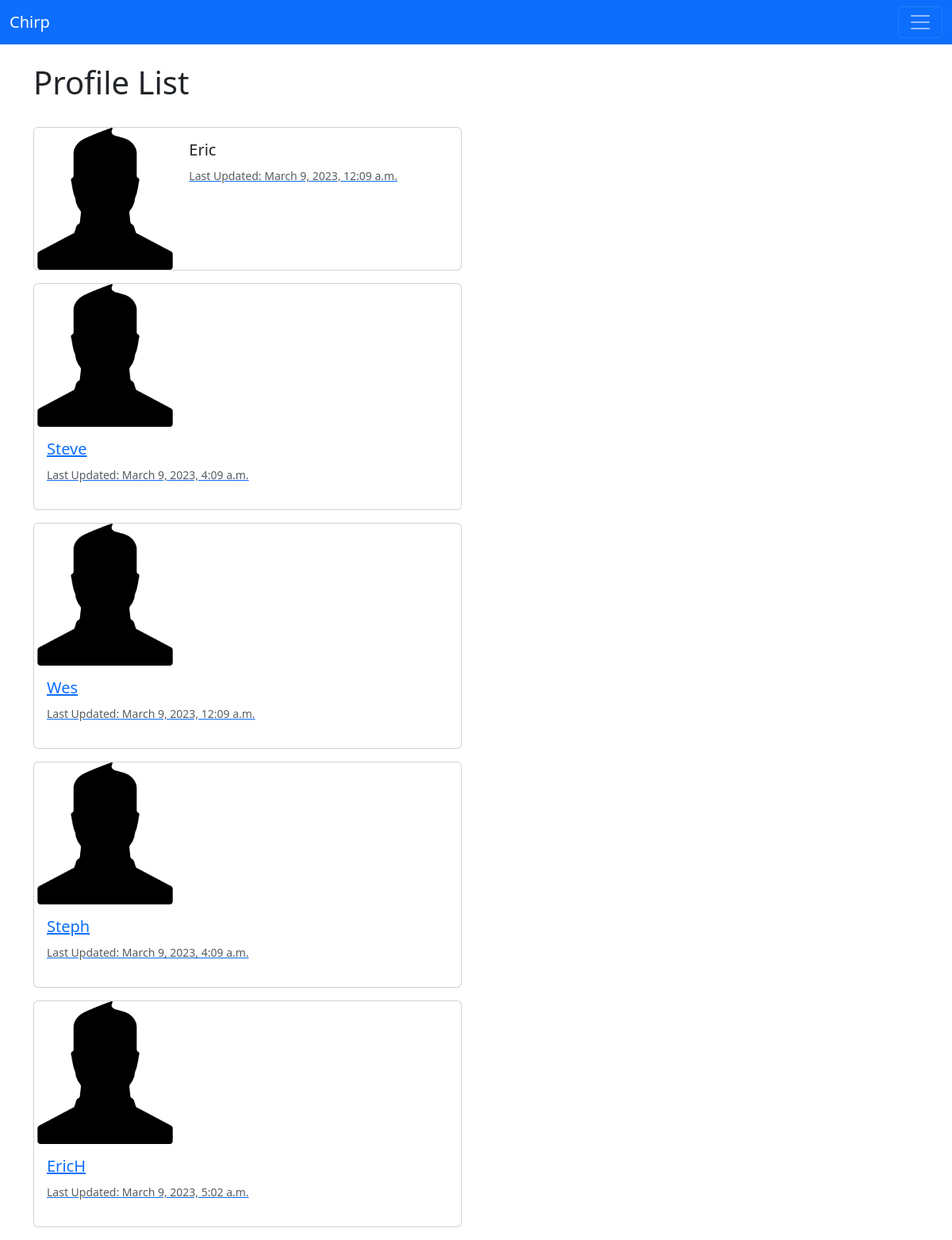
Screenshot of /profile_list/ (signed in) with the database file from the repository.
### chirpapp/models.py (models this page shows, shortened)
class Profile(models.Model):
    user = models.OneToOneField(User, on_delete=models.CASCADE)
    follows = models.ManyToManyField("self",
        related_name="followed_by",
        symmetrical=False,
        blank=True)
    date_modified = models.DateTimeField(User, auto_now=True)

### chirpapp/views.py (the view)
# urls.py: path('profile_list/', views.profile_list, name='profile_list'),
def profile_list(request):
    if request.user.is_authenticated:
        profiles = Profile.objects.exclude(user=request.user)
        return render(request, 'profile_list.html', {"profiles":profiles})
    else:
        messages.success(request, ("You need to log in."))
        return redirect('home')

### chirp/templates/profile_list.html
{% extends 'base.html' %}
{% load static %}
{% block content %}
<h1>Profile List</h1>
<br/>
{% if profiles %}
    {% for profile in profiles %}
    <div class="card mb-3" style="max-width: 540px;">
        <div class="row g-0">
            <div class="col-md-4">
                <img src="{% static '/images/default_user_pic.png' %}" class="img-fluid rounded-start" alt="profile image">
            </div>
            <div class="col-md-8">
                <div class="card-body">
                    <h5 class="card-title">{{ profile.user.username}}</h5>
                    <p class="card-text"><a href="{% url 'profile' profile.user.id %}>@{{ profile.user.username|lower}}</p>
                    <br/><br/>
                    <p class="card-text"><small class="text-muted">Last Updated: {{ profile.date_modified }}</small></p>
                </div>
            </div>
        </div>
    </div>
    {% endfor %}
{% endif %}
{% endblock %}

### chirp/templates/base.html (shortened to what this page needs)
<!DOCTYPE html>
<html lang="en">
<head>
    <link href="https://cdn.jsdelivr.net/npm/bootstrap@5.3.0-alpha1/dist/css/bootstrap.min.css" rel="stylesheet"
>
</head>
<body>
    {% include 'navbar.html' %}
    <div class="container">
      <br/>
      {% block content %}
      {% endblock %}
    </div>
</body>
</html>

### chirp/templates/navbar.html (shortened to what this page needs)
<nav class="navbar bg-primary" data-bs-theme="dark">
    <div class="container-fluid">
        <a class="navbar-brand" href="{% url 'home' %}">Chirp</a>
        <button class="navbar-toggler" type="button" data-bs-toggle="collapse" data-bs-target="#navbarSupportedContent"
            aria-controls="navbarSupportedContent" aria-expanded="false" aria-label="Toggle navigation">
            <span class="navbar-toggler-icon"></span>
        </button>
    </div>
</nav>

### rows the page displays
Profile: user.username "Eric", date_modified "March 9, 2023, 12:09 a.m."
Profile: user.username "Steve", date_modified "March 9, 2023, 4:09 a.m."
Profile: user.username "Wes", date_modified "March 9, 2023, 12:09 a.m."
Profile: user.username "Steph", date_modified "March 9, 2023, 4:09 a.m."
Profile: user.username "EricH", date_modified "March 9, 2023, 5:02 a.m."
